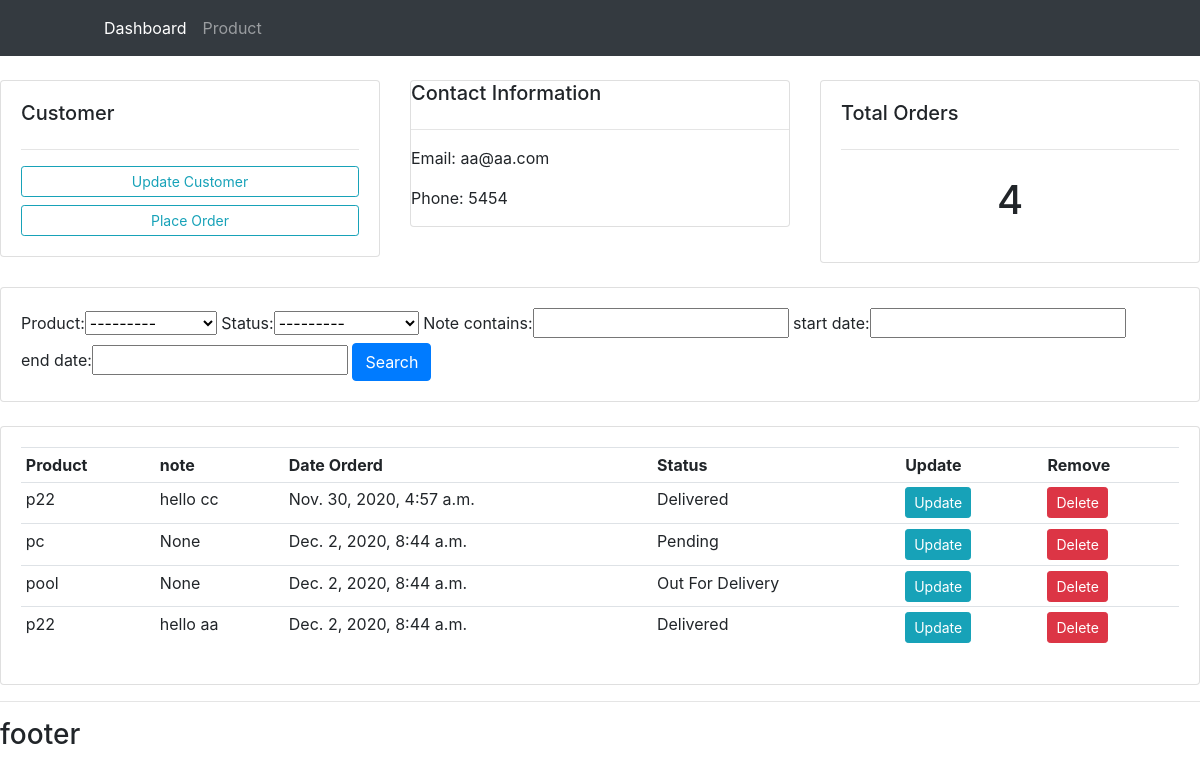
/customer/3/, run on the app's committed database.
### accounts/models.py (models this page shows, shortened)
class Customer(models.Model):
    name = models.CharField(max_length=20,null=True)
    phone = models.CharField(max_length=20,null=True)
    email = models.EmailField(max_length=50,null=True)
    date_created = models.DateTimeField(auto_now_add=True)

class Order(models.Model):
    STATUS=(
        ('Pending','Pending'),
        ('Out For Delivery','Out For Delivery'),
        ('Delivered','Delivered'),
    )
    customer = models.ForeignKey(Customer,null=True, on_delete=models.SET_NULL)
    product = models.ForeignKey(Product,null=True, on_delete=models.SET_NULL)
    status = models.CharField(max_length = 150,null=True,choices=STATUS)
    date_created = models.DateTimeField(auto_now_add=True,null=True)
    note = models.CharField(max_length=1000,null=True)

class Product(models.Model):
    CATEGORY=(
        ('Indoor','Indoor'),
        ('Outdoor','Outdoor'),
    )
    name = models.CharField(max_length = 200,null=True)
    price = models.FloatField(null=True)
    category = models.CharField(max_length = 200,null=True,choices=CATEGORY)
    description = models.CharField(max_length = 200,null=True,blank=True)
    date_created = models.DateTimeField(auto_now_add=True,null=True)
    tags = models.ManyToManyField(Tag)
    def __str__(self):
        return self.name

### accounts/views.py (the view)
# urls.py: path('customer/<str:pk_test>/', views.customer, name='customer'),
def customer(request,pk_test):
    customer = Customer.objects.get(id=pk_test)
    orders = customer.order_set.all()
    orders_count = orders.count()
    myFilter = OrderFilter(request.GET,queryset=orders)
    orders = myFilter.qs
    context = {
        'customer':customer,
        'orders':orders,
        'orders_count':orders_count,
        'myFilter':myFilter,
        }
    return render(request,'accounts/customer.html', context)

### templates/accounts/customer.html (shortened to what this page needs)
{%  extends 'accounts/main.html' %}
{% block content %}
	<br>
<div class="row">
	<div class="col-md">
		<div class="card card-body">
			<h5> Customer </h5>
			<hr>
			<a class="btn btn-outline-info  btn-sm btn-block" href="">Update Customer</a>
			<a class="btn btn-outline-info  btn-sm btn-block" href="{% url 'create_order' customer.id %}">Place Order</a>
		</div>
	</div>
	<div class="col-md">
		<div class="card card-title">
			<h5>Contact Information</h5>
			<hr>
			<p>Email: {{customer.email}}</p>
			<p>Phone: {{customer.phone}}</p>
		</div>
	</div>
	<div class="col-md">
		<div class="card card-body">
			<h5>Total Orders</h5>
			<hr>
			<h1 style="text-align: center;padding: 10px">{{orders_count}}</h1>
		</div>
	</div>
</div>
<br>
<div class="row">
	<div class="col">
		<div class="card card-body">
			<form method="get">
				{{myFilter.form}}
		    	<button class="btn btn-primary" type="submit">Search</button>
		  </form>
		</div>
	</div>
</div>
<br>
<div class="row">
	<div class="col-md">
		<div class="card card-body">
			<table class="table table-sm">
				<tr>
					<th>Product</th>
					<th>note</th>
					<th>Date Orderd</th>
					<th>Status</th>
					<th>Update</th>
					<th>Remove</th>
				</tr>
				{% for order in orders %}
					<tr>
						<td>{{order.product}}</td>
						<td>{{order.note}}</td>
						<td>{{order.date_created}}</td>
						<td>{{order.status}}</td>
						<td><a class="btn btn-sm btn-info" href="{% url 'update_order' order.id %}">Update</a></td>
						<td><a class="btn btn-sm btn-danger" href="{% url 'delete_order' order.id %}">Delete</a></td>
					</tr>
				{% endfor %}
			</table>
		</div>
	</div>
</div>
{% endblock %}

### static/css/main.css (style rules this page uses)
body { background-color: #ebeff5; }

### data on the page
Customer: email "aa@aa.com", phone "5454"
Order: product "p22", note "hello cc", date_created "Nov. 30, 2020, 4:57 a.m.", status "Delivered"
Order: product "pc", note "None", date_created "Dec. 2, 2020, 8:44 a.m.", status "Pending"
Order: product "pool", note "None", date_created "Dec. 2, 2020, 8:44 a.m.", status "Out For Delivery"
Order: product "p22", note "hello aa", date_created "Dec. 2, 2020, 8:44 a.m.", status "Delivered"

### other printed values
{{ orders_count }} "4"
